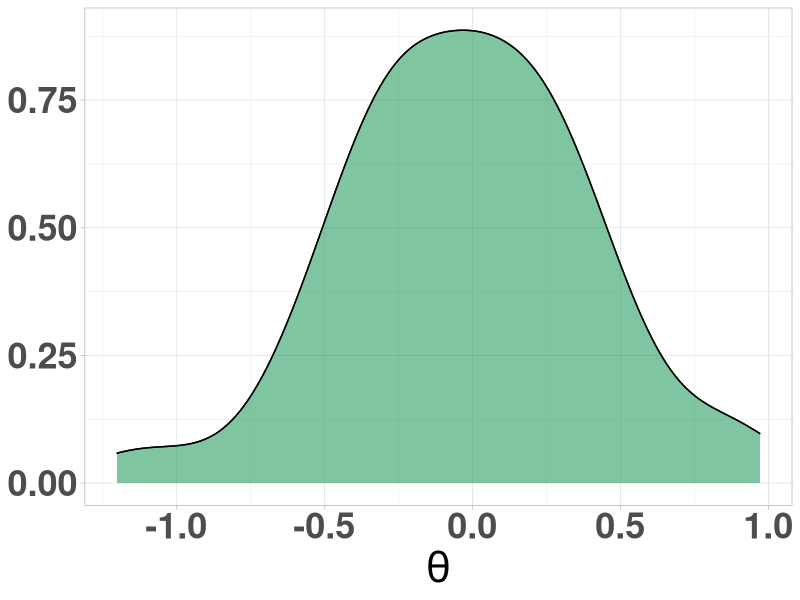
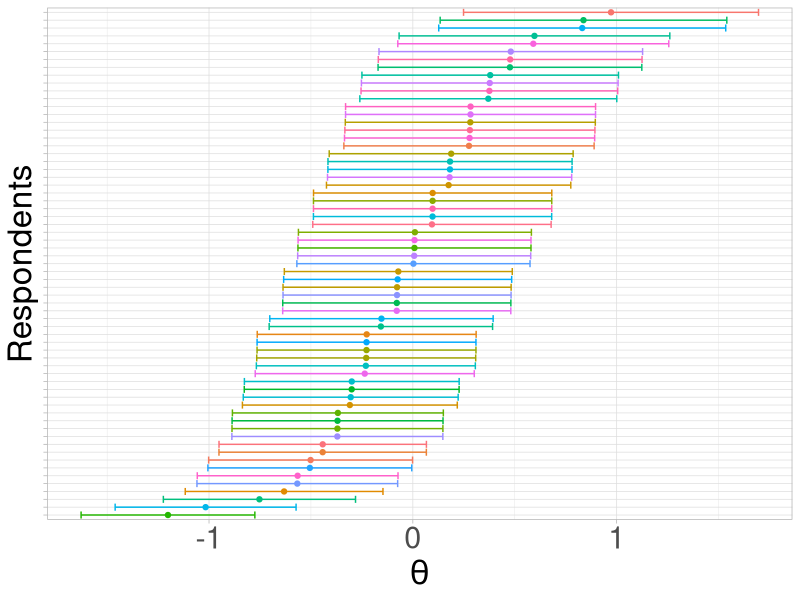
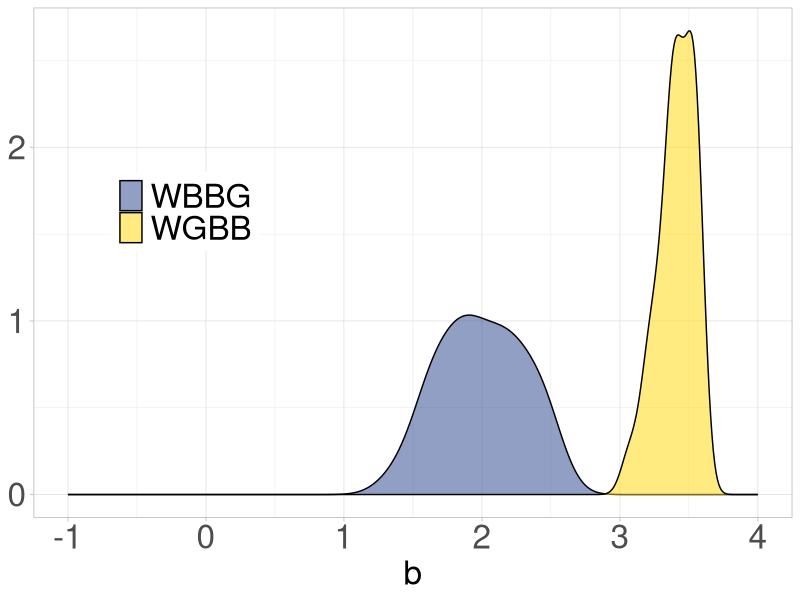
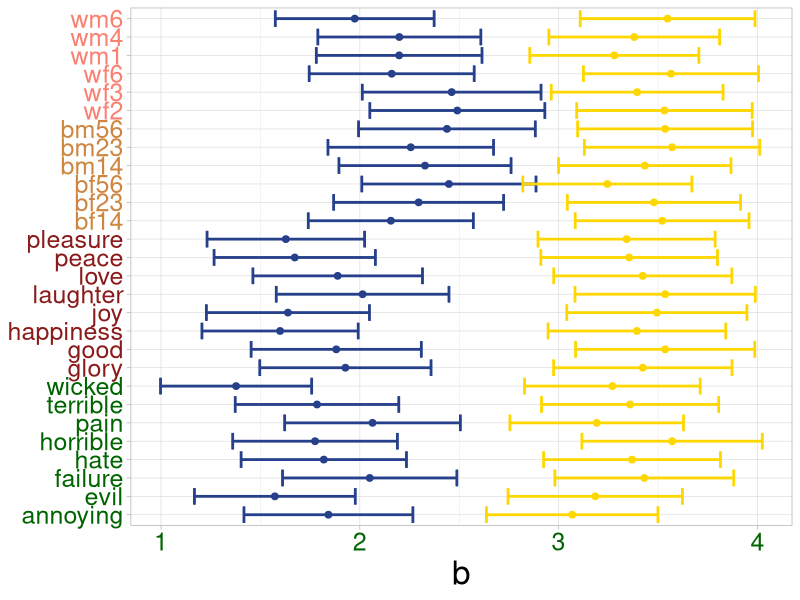
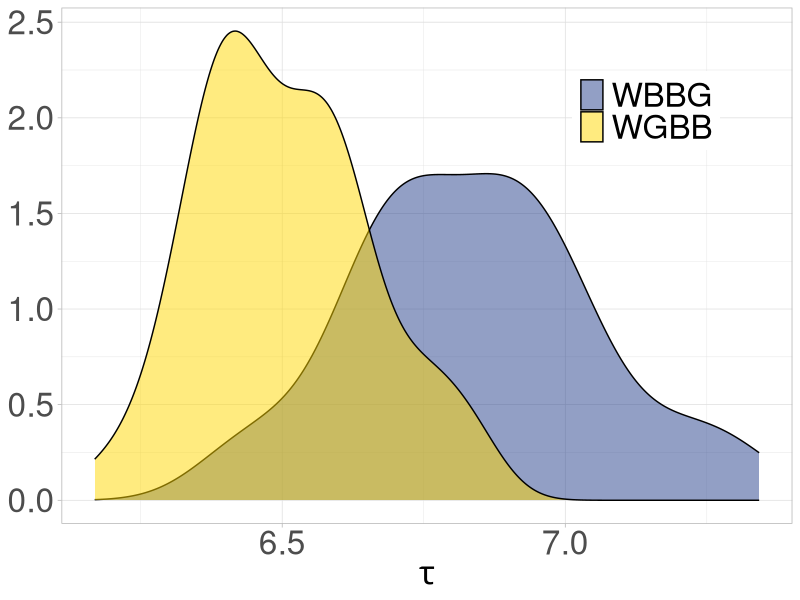
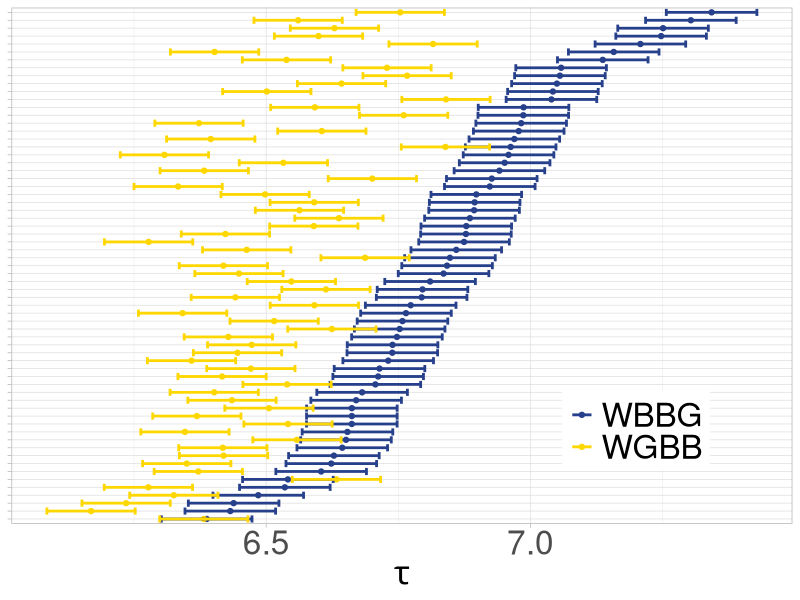
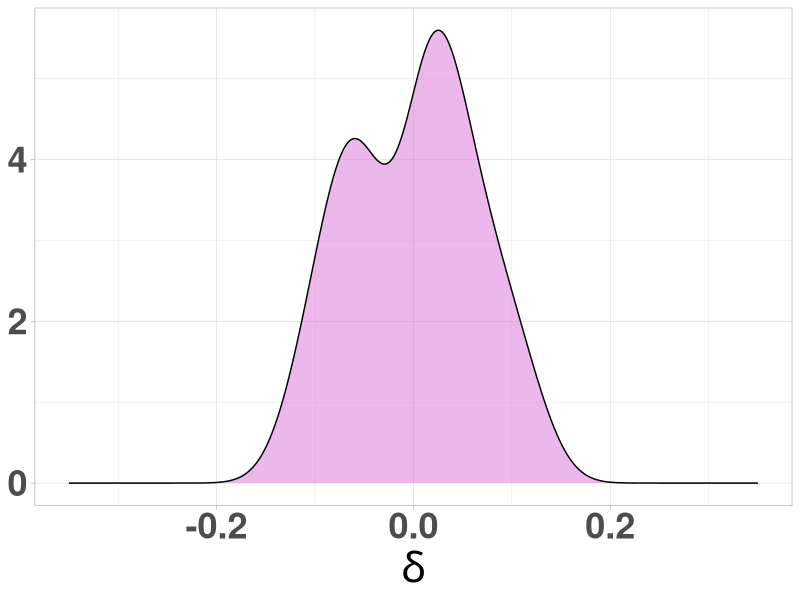
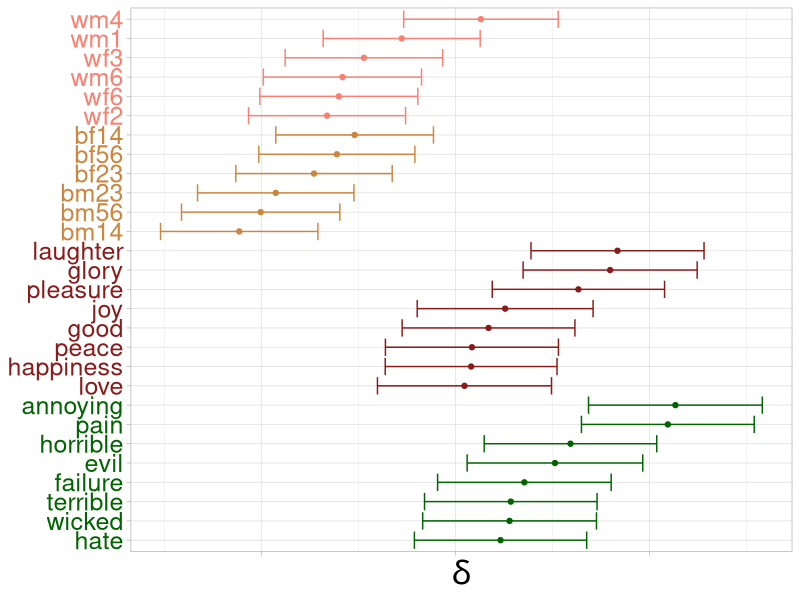

Source code (R) for these figures, in order:
## ---- chunk 1
hook_output <- knitr::knit_hooks$get("output")

knitr::knit_hooks$set(output = function(x, options) {
 if (!is.null(n <- options$out.lines)) {
 x <- xfun::split_lines(x)
 if (length(x) > n) {
 # truncate the output
 x <- c(head(x, n), "....\n")
 }
 x <- paste(x, collapse = "\n")
 }
 hook_output(x, options)
 })
## ---- chunk 2
library(knitr)
kable(
  data.frame(
    row.names = c("respondents", "stimuli"),
    GLMM = c("$\\theta_p$", "$b_s$"),
    LMM  = c("$\\tau_p$", "$\\delta_s$")
  ),
  escape = FALSE,
  col.names = c("GLMM", "LMM")
)
## ---- chunk 3
library(knitr)
kable(
  data.frame(
    row.names = c("respondents", "stimuli"),
    GLMM = c("$\\theta_p$", "$b_{sc}$"),
    LMM  = c("$\\tau_p$", "$\\delta_{sc}$")
  ),
  escape = FALSE,
  col.names = c("GLMM", "LMM")
)
## ---- chunk 4
library(knitr)
kable(
  data.frame(
    row.names = c("respondents", "stimuli"),
    GLMM = c("$\\theta_{pc}$", "$b_{s}$"),
    LMM  = c("$\\tau_{pc}$", "$\\delta_{s}$")
  ),
  escape = FALSE,
  col.names = c("GLMM", "LMM")
)
## ---- chunk 5
#| echo: true
#| eval: true

library(lme4) # Fitting LMMs
library(ggplot2) # Plots
## ---- chunk 6
#| echo: true
data = read.csv("data/example-data.csv",
                header = TRUE, sep =",")
head(data)
## ---- chunk 7
#| echo: true
table(data$respondent, data$condition)
## ---- chunk 8
#| echo: true
accuracy1 = glmer(accuracy ~ 0 + condition + (1|stimuli) + (1|respondent),
                  data = data,
                  family = "binomial")
## ---- chunk 9
#| echo: true
accuracy2 = glmer(accuracy ~ 0 + condition + (0 + condition|stimuli) +
                    (1|respondent),
                  data = data,
                  family = "binomial")
## ---- chunk 10
#| echo: true
accuracy3 = glmer(accuracy ~ 0 + condition + (1|stimuli) +
                    (0 + condition|respondent),
                  data = data,
                  family = "binomial")
## ---- chunk 11
#| echo: true
logtime1 = lmer(log(latency) ~ 0 + condition + (1|stimuli) + (1|respondent),
                  data = data,
                  REML = FALSE)
## ---- chunk 12
#| echo: true
logtime2 = lmer(log(latency) ~ 0 + condition + (0 + condition|stimuli) +
                    (1|respondent),
                  data = data,
                  REML = FALSE)
## ---- chunk 13
#| echo: true
logtime3 = lmer(log(latency) ~ 0 + condition + (1|stimuli) +
                    (0 + condition|respondent),
                  data = data,
                  REML = FALSE)
## ---- chunk 14
#| echo: true

anova(accuracy1, accuracy2, accuracy3)
## ---- chunk 15
#| echo: true

anova(logtime1, logtime2, logtime3)
## ---- chunk 16
parole <- c("annoying", "bf14", "bf23", "bf56", "bm14", "bm23", "bm56", "evil",
            "failure", "glory", "good", "happiness", "hate", "horrible", "joy",
            "laughter", "love", "pain", "peace", "pleasure", "terrible", "wf2",
            "wf3", "wf6", "wicked", "wm1", "wm4", "wm6")

# Categorie predefinite
negative <- c("annoying", "evil", "failure", "hate", "horrible", "pain", "terrible", "wicked")
positive <- c("glory", "good", "happiness", "joy", "laughter", "love", "peace", "pleasure")

# Funzione di categorizzazione
categorizza <- function(x) {
  if (x %in% negative) {
    return("negative")
  } else if (x %in% positive) {
    return("positive")
  } else if (grepl("^wf|^wm", x)) {
    return("wp")
  } else if (grepl("^bf|^bm", x)) {
    return("bp")
  } else {
    return("altro")  # per sicurezza
  }
}

# Applichiamo la funzione a tutte le parole
categorie <- sapply(parole, categorizza)

# Creiamo un data frame per vedere il risultato
cat = data.frame(stimuli = parole, category = categorie)
ab_iat =  as.data.frame(ranef(accuracy2,   # BLUP of the stimuli
                                        condVar = TRUE)) 
ab_iatSingles = ab_iat[ab_iat$grpvar %in% "respondent", c("grpvar", "condval", "condsd")]

ab_iat = data.frame(sbj = rownames(coef(accuracy2)$respondent),
                    theta = coef(accuracy2)$respondent[,1]) 
graph_theta_iat = ggplot(ab_iat, 
                         aes(x = theta)) + 
  geom_density() 
# the code from line 331 to line 339 results in the plot represented in Figure 10a in the manuscript
graph_theta_iat + # object containing the starting plot
  geom_density(fill = "springgreen4", # change the color of the filling of the density distribution
               alpha = .50) + 
  theme_light() + # define the theme of the plot
  theme(legend.position =  "none", # remove the legend
        axis.title.y = element_blank(), # remove the title of the y-axis
        axis.title.x = element_text(size = 30, face = "bold"), # increase the size of x-axis title and set it to bold
        axis.text = element_text(size = 26, face = "bold")) + # increase the size of x-axis text and set it to bold
  xlab(expression(theta))
## ---- chunk 17
ab_iatSingles$grpvar = paste(ab_iatSingles$grpvar, 1:nrow(ab_iatSingles), sep = "_")
ggplot(ab_iatSingles, 
       aes(y = reorder(grpvar, condval), 
           x = condval, color = grpvar)) + geom_point() + 
  ylab("Respondents")  +theme_light() + 
  theme(legend.position =  "none",
        axis.text.y = element_blank(),
        axis.title = element_text(size = 24), 
        axis.text.x = element_text(size = 22)) +  geom_errorbarh(aes(xmin = condval - 1.96*condsd, xmax= condval + 1.96*condsd)) +
  xlab(expression(theta)) + scale_fill_manual(values = rainbow(65))
## ---- chunk 18
#| out-width: 80%
#| fig-align: center
blup_easiness_iat = as.data.frame(ranef(accuracy2,   
                                        condVar = TRUE)) 
fixef_accuracy_iat = data.frame(term = names(fixef(accuracy2)), 
                      est = (fixef(accuracy2))) # assign the 
easiness_iat = merge(blup_easiness_iat, fixef_accuracy_iat)
# change the column names ----
colnames(easiness_iat) = c("Condition", "grpvar", "stimuli",
                   "blup", "se", "fix.est")
easiness_iat$stimuli = as.character(easiness_iat$stimuli)
easiness_iat$b = with(easiness_iat, fix.est + blup)
easiness_iat$categoria <- sapply(easiness_iat$stimuli, categorizza)

# Ordina per categoria
cat_levels <- c("negative", "positive", "bp", "wp")
easiness_iat$categoria <- factor(easiness_iat$categoria, levels = cat_levels)
easiness_iat <- easiness_iat[order(easiness_iat$categoria, easiness_iat$stimuli), ]

# Stimuli come fattore ordinato
easiness_iat$stimuli <- factor(easiness_iat$stimuli, levels = unique(easiness_iat$stimuli))
graph_b_ci = ggplot(easiness_iat, # dataset with the easiness estimates
                    aes(x = b, # easiness estimates on the x-axis
                        y = stimuli, # labels of the stimuli on the y axis
                        color = Condition)) + # change the color according to the condition
  geom_point() + # draw points to represent the easiness of each stimulus
  geom_errorbarh(aes(xmin = b - 1.96*se, # draw the error bars to represent the confidence intervals  (CI)
                     xmax= b + 1.96*se)) 

ggplot(easiness_iat, 
       aes(x = b,fill = Condition)) + geom_density(alpha =.50) + 
  xlim(-1, 4) + 
  scale_fill_manual(values = c("royalblue4", "gold"), 
                    labels = c("WBBG", "WGBB")) + 
  theme_light() + 
  theme(legend.position = "inside",
        legend.position.inside = c(.2, .6),
        legend.title = element_blank(),
        axis.title.x = element_text(size = 24), 
        axis.title.y = element_blank(), 
        axis.text = element_text(size = 24), 
        legend.text = element_text(size = 24))

## ---- chunk 19
#| fig-align: center

graph_b_ci +  # object containing the starting plot
  geom_point(size = 2) + # increase the size of the points
  geom_errorbarh(aes(xmin = b - 1.96*se, xmax= b + 1.96*se), 
                 linewidth=.95) + 
  theme_light() +  
  theme(legend.position = "none", 
        axis.title.x = element_text(size = 24), 
        axis.title.y = element_blank(), 
        axis.text = element_text(size = 18, color=c(rep("darkgreen", 8), rep("firebrick4", 8),
                                         rep("tan3", 6), 
                                        rep("salmon", 6) ))) + 
  scale_color_manual(values = c("royalblue4", "gold"), 
                    labels = c("WBBG", "WGBB")) 

## ---- chunk 20
#| out-width: 80%
#| fig-align: center
speed = as.data.frame(ranef(logtime3), condvar= TRUE)
fixef_speed = data.frame(term = names(fixef(logtime3)), # assign the labels of the conditions to the term column
                      est = (fixef(logtime3))) # assign the estimates of the fixed effects to the est column
# merge together the fixed effects and stimuli BLUP with their variances
speed = merge(speed, fixef_speed)
speed$tau = speed$condval + speed$est

ggplot(speed, 
       (aes(x = tau, fill  = term))) + geom_density(alpha = .5)  + 
  theme_light()+
  scale_fill_manual(values = c("royalblue4", "gold"), 
                    labels = c("WBBG", "WGBB")) + 
  xlab(expression(tau)) +theme(legend.position = "inside",
        legend.position.inside = c(.8, .8),
        legend.title = element_blank(),
        axis.title.x = element_text(size = 24), 
        axis.title.y = element_blank(), 
        axis.text = element_text(size = 24), 
        legend.text = element_text(size = 24))

## ---- chunk 21
#| out-width: 80%
#| fig-align: center
ggplot(speed, 
       (aes(x = tau, y = grp, color  = term))) + geom_point()  + 
  theme_light()+
  scale_color_manual(values = c("royalblue4", "gold"), 
                    labels = c("WBBG", "WGBB")) + 
  xlab(expression(tau)) +theme(legend.position = "inside",
        legend.position.inside = c(.8, .18),
        legend.title = element_blank(),
        axis.title.x = element_text(size = 24), 
        axis.title.y = element_blank(), 
        axis.text.x = element_text(size = 24), 
        axis.text.y = element_blank(),
        legend.text = element_text(size = 24)) + 
  geom_errorbar(aes(xmin = tau - 1.96*condsd, xmax = tau + 1.96*condsd), linewidth=.95)

## ---- chunk 22
intensity = as.data.frame(ranef(logtime3), condvar = TRUE)
intensity = intensity[intensity$grpvar %in% "stimuli", ]
colnames(intensity)[3] = "stimuli"
intensity$categoria <- sapply(intensity$stimuli, categorizza)
cat_levels <- c("negative", "positive", "bp", "wp")
intensity$categoria <- factor(intensity$categoria, levels = cat_levels)
intensity <- intensity[order(intensity$categoria, intensity$stimuli), ]

# Stimuli come fattore ordinato
intensity$stimuli <- factor(intensity$stimuli, levels = unique(intensity$stimuli))

ggplot(intensity, 
       aes(x = condval)) + geom_density(fill = "orchid", alpha =.5) + xlim(-.35, .35) + theme_light() + 
  theme_light() + # define the theme of the plot
  theme(legend.position =  "none", # remove the legend
        axis.title.y = element_blank(), # remove the title of the y-axis
        axis.title.x = element_text(size = 30, face = "bold"), # increase the size of x-axis title and set it to bold
        axis.text = element_text(size = 26, face = "bold")) + # increase the size of x-axis text and set it to bold
  xlab(expression(delta))
## ---- chunk 23


ggplot(intensity, 
       aes(x = condval, y = stimuli, col = categoria)) + geom_point() + # increase the size of the points
  geom_errorbarh(aes(xmin = condval - 1.96*condsd, 
                     xmax= condval + 1.96*condsd)) + 
  theme_light() +  scale_color_manual(values = c("darkgreen", "firebrick4", "tan3", "salmon")) + xlab(expression(delta)) + 
  theme(legend.position = "none", 
        axis.title.x = element_text(size = 24), 
        axis.title.y = element_blank(), 
        axis.text.x = element_blank(),
        axis.text.y = element_text(size = 18, color=c(rep("darkgreen", 8), rep("firebrick4", 8),
                                         rep("tan3", 6), 
                                        rep("salmon", 6) ))) 
